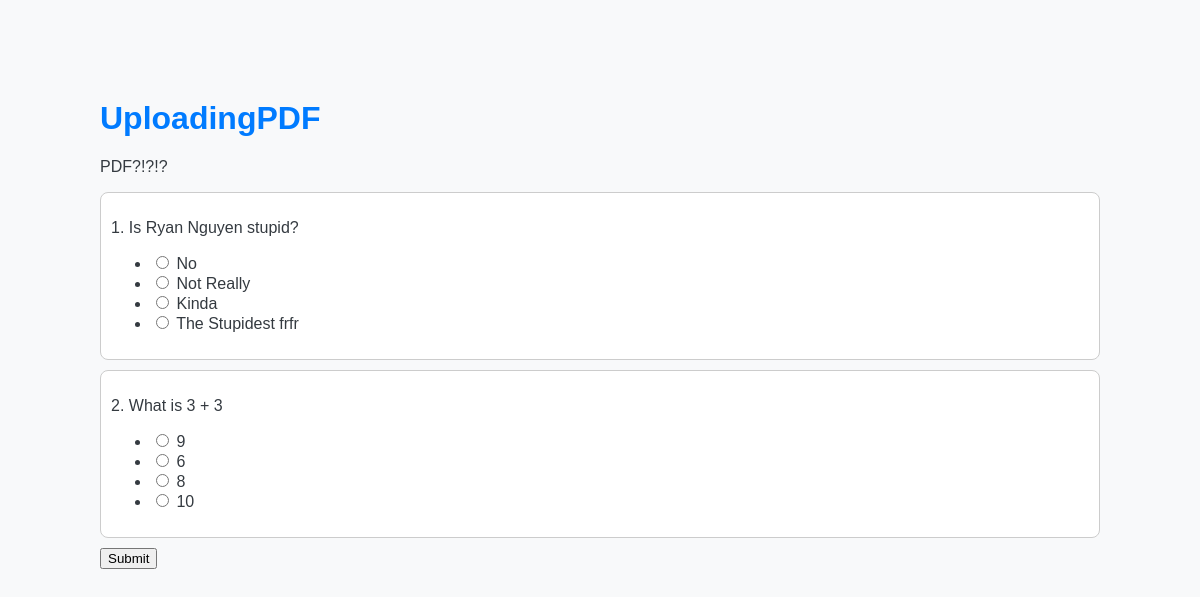
The app's page /take_quiz?quiz_id=26 with its own data.
### tables this page shows
CREATE TABLE "QUIZZES" (
	"QUIZ_ID"	INTEGER UNIQUE,
	"QUIZ_NAME"	TEXT NOT NULL,
	"TOTAL_QUESTIONS"	INTEGER NOT NULL,
	"TOTAL_CORRECT"	INTEGER NOT NULL,
	"TOTAL_INCORRECT"	INTEGER NOT NULL,
	"IS_VISIBLE"	BOOLEAN NOT NULL CHECK("IS_VISIBLE" IN (0, 1)),
	"QUIZ_DESC"	TEXT NOT NULL,
	"IS_DELETED"	BOOLEAN NOT NULL CHECK("IS_DELETED" IN (0, 1)),
	"DUE_DATE"	DATETIME,
	PRIMARY KEY("QUIZ_ID")
);

CREATE TABLE QUESTIONS (QUESTION_ID INTEGER UNIQUE PRIMARY KEY, QUIZ_ID INTEGER NOT NULL REFERENCES QUIZZES (QUIZ_ID), QUESTION TEXT NOT NULL, ANSWER_A TEXT NOT NULL, ANSWER_B TEXT NOT NULL, ANSWER_C TEXT NOT NULL, ANSWER_D TEXT NOT NULL, CORRECT_ANSWER TEXT NOT NULL, NUM_CORRECT INTEGER NOT NULL, NUM_INCORRECT INTEGER NOT NULL, NUM_EMPLOYEES_COMPLETED INTEGER NOT NULL, QUESTION_TYPE TEXT NOT NULL);

### manage_quizzes.py (the view)
@website.route('/take_quiz', methods=['GET'])
def take_quiz_route():
    quiz_id = request.args.get('quiz_id')
    conn = database.conn
    cursor = conn.cursor()
    cursor.execute("SELECT QUIZ_NAME, QUIZ_DESC FROM QUIZZES WHERE QUIZ_ID = ?", (quiz_id,))
    quiz_info = cursor.fetchone()  # Assuming only one row will be returned
    quiz_name, quiz_desc = quiz_info if quiz_info else (None, None)
    cursor.execute(
        "SELECT QUESTION_ID, QUESTION, ANSWER_A, ANSWER_B, ANSWER_C, ANSWER_D, CORRECT_ANSWER FROM QUESTIONS WHERE QUIZ_ID = ?",
        (quiz_id,))
    questions = []
    for row in cursor.execute(
            "SELECT QUESTION_ID, QUESTION, ANSWER_A, ANSWER_B, ANSWER_C, ANSWER_D, CORRECT_ANSWER FROM QUESTIONS WHERE QUIZ_ID = ?",
            (quiz_id,)):
        question_id, question_text, answer_a, answer_b, answer_c, answer_d, correct_answer = row
        options = [
            {'option_id': 'optionA', 'option_text': answer_a},
            {'option_id': 'optionB', 'option_text': answer_b},
            {'option_id': 'optionC', 'option_text': answer_c},
            {'option_id': 'optionD', 'option_text': answer_d}
        ]
        questions.append({'id': question_id, 'question_text': question_text, 'options': options})
    cursor.close()
    return render_template('take_quiz.html', quiz_id = quiz_id, quiz_name=quiz_name, quiz_desc=quiz_desc, questions=questions)

### templates/take_quiz.html (shortened to what this page needs)
<!DOCTYPE html>
<html lang="en">
<head>
</head>
<body>
    <h1>{{ quiz_name }}</h1>
    <p>{{ quiz_desc }}</p>
    <form id="quiz_form" action = "{{ url_for('quiz_taking') }}" method="POST" enctype="multipart/form-data">
        {% for question in questions %}
        <div class="question">
            <p>{{ loop.index }}. {{ question.question_text }}</p>
            <ul>
                {% for option in question.options %}
                <li>
                    <input type="radio" id="option_{{ question.id }}_{{ option.option_id }}" name="question_{{ question.id }}" value="{{ option.option_id }}">
                    <label for="option_{{ question.id }}_{{ option.option_id }}">{{ option.option_text }}</label>
                </li>
                {% endfor %}
            </ul>
        </div>
        {% endfor %}
        <input type="submit" onclick="submitQuiz()">
    </form>
</body>
</html>

### templates/take_quiz.html (style rules this page uses)
body { font-family: Arial, sans-serif; background-color: #f8f9fa; color: #343a40; margin: 100px; padding: 0; }
h1 { color: #007bff; }
.question { border: 1px solid #ccc; padding: 10px; margin-bottom: 10px; background-color: #fff; border-radius: 8px; }

### records on screen
QUIZZES: QUIZ_NAME "UploadingPDF", QUIZ_DESC "PDF?!?!?"
QUESTIONS: question_text "Is Ryan Nguyen stupid?", option_text "No", option_text "Not Really", option_text "Kinda", option_text "The Stupidest frfr"
QUESTIONS: question_text "What is 3 + 3", option_text "9" "6" "8", option_text "10"
